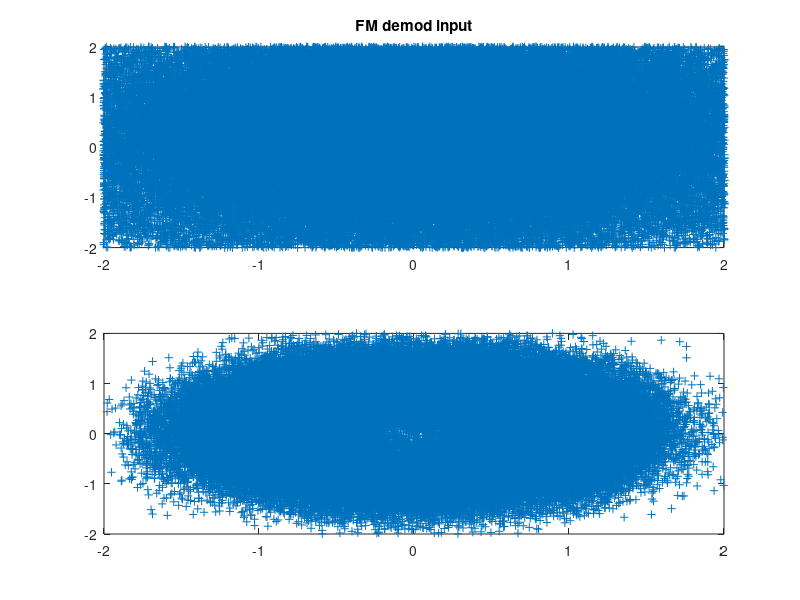
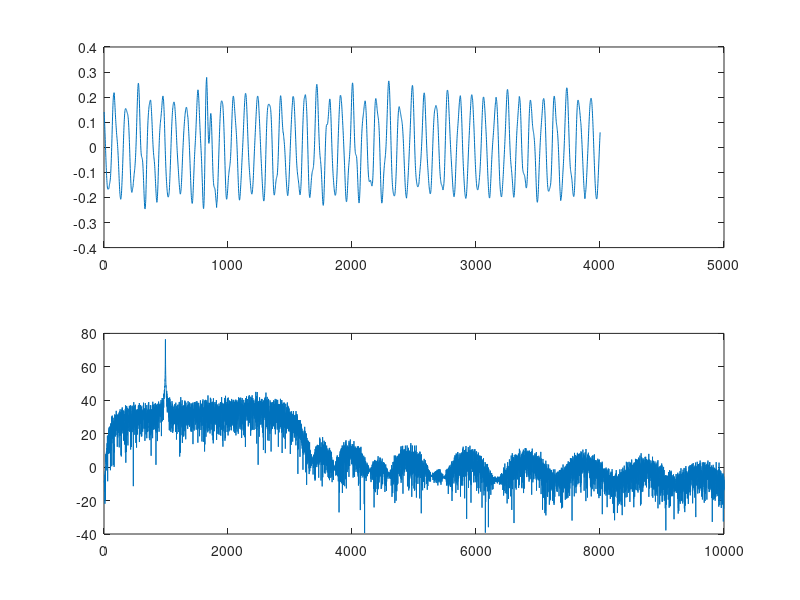
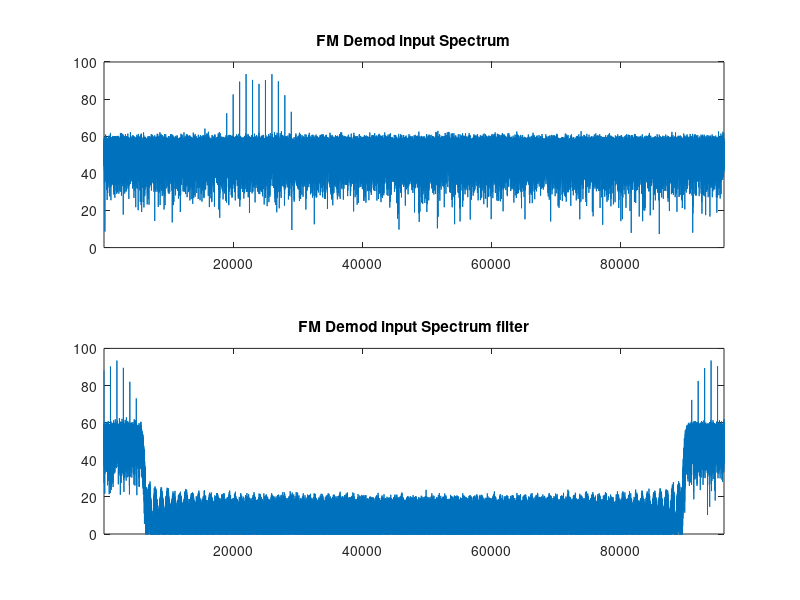
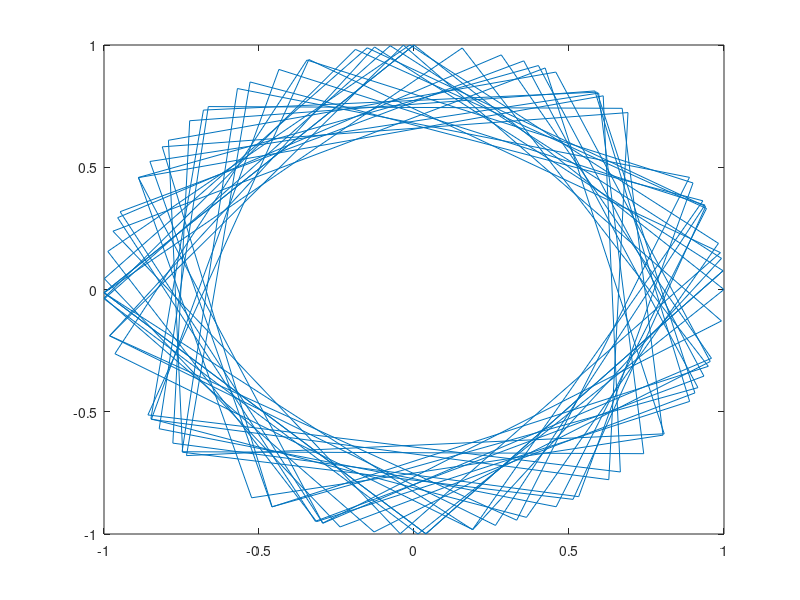

Reproduce these figures in MATLAB, in order.
% fsk.m
% David Rowe Nov 2014

% Simulation to test FSK demod
%
% TODO
%   [X] Code up mod/non-coh demod/AWGN channel simulation
%   [X] Eb/No verses BER curves
%   [ ] test with pre/de-emphahsis impairments
%       + this will introduce delay, use fir filter, group delay
%   [ ] test with hard limiting      
%       + it's FSK, so AM shouldn't matter?  
%       + also make 8-bit fixed point impl easy
%   [ ] channel simulation of HT/FM radio
%       + filtering, varying modulation index
%   [ ] GMSK
%   [ ] refactor to plot analog FM demod curves

rand('state',1); 
randn('state',1);

function sim_out = ber_test(sim_in)
  Fs        = 96000;
  fmark     = 1200;
  fspace    = 2200;
  Rs        = sim_in.Rs;
  Ts        = Fs/Rs;

  framesize = sim_in.framesize;
  EbNodB    = sim_in.EbNodB;

  % FM modulator constants

  fc = 24E3; wc = 2*pi*fc/Fs;
  f_max_deviation = 3E3; w_max_deviation = 2*pi*f_max_deviation/Fs

  % simulate over a rnage of Eb/No values

  for ne = 1:length(EbNodB)
    Nerrs = Terrs = Tbits = 0;

    aEbNodB = EbNodB(ne);
    EbNo = 10^(aEbNodB/10);
    variance = Fs/(Rs*EbNo)

    % Modulator -------------------------------

    tx_bits = round(rand(1, framesize));
    %tx_bits = zeros(1, framesize);
    tx = zeros(1,framesize*Ts);
    tx_phase = 0;

    for i=1:framesize
      for k=1:Ts
        if tx_bits(i) == 1
          tx_phase += 2*pi*fmark/Fs;
        else
          tx_phase += 2*pi*fspace/Fs;
        end
        tx_phase = tx_phase - floor(tx_phase/(2*pi))*2*pi;
        tx((i-1)*Ts+k) = sqrt(2)*cos(tx_phase);
      end
    end

    figure(4)
    subplot(211);
    plot(tx(1:1000));

    % Optional AFSK-FM modulator

    if sim_in.fm
      mod = tx/sqrt(2);
      wt = wc*(0:(framesize*Ts-1)) + w_max_deviation*mod;
      % wt = wc*(0:(framesize*Ts-1));
      tx = exp(j*wt);
    end
  
    % Channel ---------------------------------

    noise = sqrt(variance/2)*(randn(1,length(tx)) + j*randn(1,length(tx)));
    rx    = tx + noise;
    printf("EbNo: %f Eb: %f var No: %f EbNo (meas): %f\n", 
    EbNo, var(tx)*Ts/Fs, var(noise)/(Fs/2), (var(tx)*Ts/Fs)/(var(noise)/(Fs/2)));

    %rx = exp(j*angle(rx));
    figure(4)
    subplot(211)
    plot(real(rx(1:1000)),'+');
    title('FM demod input (real)')

    % Optional AFSK-FM demodulator

    if sim_in.fm
      figure(4)
      subplot(211)
      plot(real(rx(1:1000)),'+');
      title('FM demod input (real)')

      l = length(rx);
      rx_bb = rx .* exp(-j*wc*(0:(l-1)));               % down to complex baseband
      b=fir1(15,f_max_deviation/Fs);
      rx_bb=filter(b,1,rx_bb);
      rx_bb_diff = rx_bb(2:l) .* conj(rx_bb(1:l-1));    % difference in phase, which is freq 
                                                        % also keeps us away from atan function 
                                                        % discontinuities

      rx = atan2(imag(rx_bb),real(rx_bb));
      subplot(212);
      plot(rx(1:1000));
      title('FM demod output');

      figure(5)
      plot(rx_bb)
      axis([-2 2 -2 2])   
    end

    % Demodulator -----------------------------

    % non-coherent FSK demod

    mark_dc  = rx .* exp(-j*(0:(framesize*Ts)-1)*2*pi*fmark/Fs);
    space_dc = rx .* exp(-j*(0:(framesize*Ts)-1)*2*pi*fspace/Fs);

    rx_bits = zeros(1, framesize);
    for i=1:framesize
      st = (i-1)*Ts+1;
      en = st+Ts-1;
      mark_int(i)  = sum(mark_dc(st:en));
      space_int(i) = sum(space_dc(st:en));
      rx_bits(i) = abs(mark_int(i)) > abs(space_int(i));
    end
  
    figure(2);
    subplot(211)
    stem(abs(mark_int(1:20)));
    subplot(212)
    stem(abs(space_int(1:20)));
    
    error_positions = xor(rx_bits, tx_bits);
    Nerrs = sum(error_positions);
    Terrs += Nerrs;
    Tbits += framesize-1;

    TERvec(ne) = Terrs;
    BERvec(ne) = Terrs/Tbits;

    printf("EbNo (db): %3.2f Terrs: %d BER: %3.2f \n", aEbNodB, Terrs, Terrs/Tbits);
  end

  sim_out.TERvec = TERvec;
  sim_out.BERvec = BERvec;
endfunction


function sim_out = analog_fm_test(sim_in)
  Fs        = 96000; FsOn2 = Fs/2;
  fm_max    = 3000;
  fm        = 1000; wm = 2*pi*fm/Fs;

  nsam      = Fs;
  CNdB      = sim_in.CNdB;

  % FM modulator constants

  fc = 24E3; wc = 2*pi*fc/Fs;
  fd = 3E3; wd = 2*pi*fd/Fs;
  Bfm = 2*(fd+fm_max);             % Carson's rule for FM demod input noise BW
  printf("Bfm: %f m: %f wc: %f wd: %f wm: %f\n", Bfm, fd/fm_max, wc, wd, wm);
  
  fc = (Bfm/2)/(FsOn2);
  bin  = firls(200,[0 fc*(1-0.05) fc*(1+0.05) 1],[1 1 0.01 0.01]);
  %figure(5); clf; h=freqz(bin,1,FsOn2); plot(20*log10(abs(h(1:10000)))); 
  %axis([ 1 10000 -40 0]); grid
  bout = firls(200,[0 2800 3200 FsOn2]/FsOn2, [1 1 0.01 0.01]);
  %figure(5); clf; h=freqz(bout,1,FsOn2); plot(20*log10(abs(h(1:10000)))); 
  %axis([ 1 10000 -40 0]); grid
  % simulate over a range of C/N values

  for ne = 1:length(CNdB)

    aCNdB = CNdB(ne);
    CN = 10^(aCNdB/10)
    variance = Fs/(CN*Bfm);
    printf("variance: %f\n", variance);
    
    % FM Modulator -------------------------------

    t = 0:(nsam-1);
    tx_phase = 0;
    for i=0:nsam-1
        w = wc + wd*sin(wm*i);
        %w = wc + wd;
        tx_phase = tx_phase + w;
        tx_phase = tx_phase - floor(tx_phase/(2*pi))*2*pi;
        tx(i+1) = exp(j*tx_phase);
    end       
    %tx = exp(j*( wc*t + wd*sin(wm*t) ));
    %tx = exp(j*( (wc+wm)*t) );
    figure(5)
    clf
    plot(tx(1:100))
    
    % Channel ---------------------------------

    noise = sqrt(variance/2)*(randn(1,length(tx)) + j*randn(1,length(tx)));
    rx    = (1 + 0.0*cos(2*pi*1000*t/Fs)) .* tx + noise;
    %printf("p rx: %f\n", var(rx))
    figure(3)
    subplot(211)
    plot(20*log10(abs(fft(rx))))
    title('FM Demod input Spectrum');
    axis([1 length(tx) 0 100]);
    
    % FM Demodulator

    l = length(rx);
    rx_bb = rx .* exp(-j*wc*t);               % down to complex baseband
     %p1 = (rx_bb * rx_bb')/l;

    figure(1)
    subplot(211)
    plot(rx_bb,'+');
    title('FM demod input')
    axis([-2 2 -2 2]);

    %printf("rx_bb mean: %f var: %f snr dB: %f\n", mean(rx_bb), var(rx_bb), 10*log10(mean(rx_bb)/var(rx_bb)))
    rx_bb = filter(bin,1,rx_bb);
    %printf("rx_bb mean: %f var: %f snr dB: %f\n", mean(rx_bb(200:l)), var(rx_bb(200:l)), 
    %10*log10(mean(rx_bb(200:l))/var(rx_bb(200:l))))
    %rx_bb = rx_bb .* (1.0+0.2*randn(1,l));
    p2 = (rx_bb * rx_bb')/l;
    %printf("p rx_bb filter: %f C/N: %f\n C/N dB: %f", p2, 1/p2, 10*log10(1/p2))

    subplot(212)
    plot(rx_bb(200:l),'+');
    axis([-2 2 -2 2]);
 
    figure(3)
    subplot(212)
    Rx_bb = 20*log10(abs(fft(rx_bb)));
    plot(Rx_bb)
    axis([1 length(tx) 0 100]);
    title('FM Demod input Spectrum filter');

    rx_bb_diff = [ 1 rx_bb(2:l) .* conj(rx_bb(1:l-1))];
    rx = atan2(imag(rx_bb_diff),real(rx_bb_diff));
    %rx = angle(rx_bb);
    %rx = rx_bb;
    rx = filter(bout,1,rx);

    % notch out test tone

    w = 2*pi*fm/Fs; beta = 0.99;
    rx = filter([1 -2 1],[1 -2*beta beta*beta], rx);
    rx_notch = filter([1 -2*cos(w) 1],[1 -2*beta*cos(w) beta*beta], rx);
    mean(rx_notch(1000:l))
    var(rx_notch(1000:l))
    figure(2)
    subplot(211)
    plot(rx(1000:5000))
    %axis([1 800 -0.3 0.3]) 
    subplot(212)
    Rx = 20*log10(abs(fft(rx(1000:l))));
    plot(Rx(1:10000))
    %hist(rx_notch(1000:l),100)
    p3 = (rx(1000:l) * rx(1000:l)')/(l-1000);
    p4 = (rx_notch(1000:l) * rx_notch(1000:l)')/(l-1000);

    %printf("%f %f\n", aCNdB, CN);
    %sig = sqrt(2)*cos(2*pi*wm*t) + sqrt(1/CN)*randn(1,l);
    %p3  = (sig * sig')/l;
    snr = (p3-p4)/p4;
    printf("C/N: %f S+N: %f  N: %f SNR: %f\n", aCNdB, p3, p4, 10*log10(snr));
    sim_out.p3(ne) = p3;
  end

endfunction

more off;

function run_fsk_sim
  sim_in.Rs        = 1200;
  sim_in.framesize = 1200;
  sim_in.EbNodB    = 30;
  sim_in.fm        = 1;

  EbNo  = 10 .^ (sim_in.EbNodB/10);
  non_coh_theory.BERvec = 0.5*exp(-EbNo/2);
  non_coh_sim = ber_test(sim_in);

  figure(1); 
  clf;
  semilogy(sim_in.EbNodB, non_coh_theory.BERvec,'r;FSK non coherent AWGN theory;')
  hold on;
  semilogy(sim_in.EbNodB, non_coh_sim.BERvec,'g;FSK non coherent AWGN sim;')
  hold off;
  grid("minor");
end

% optional plots, prod det, different beta curves, pre/de emphasis, better det,
% illustration of harmonic dist, clean up, integration with AFSK, AFSK-FM, v FSK
sim_in.nsam = 96000;
%sim_in.CNdB = [10 20 30 40 50 100];
sim_in.CNdB   = 6;
sim_out = analog_fm_test(sim_in);

